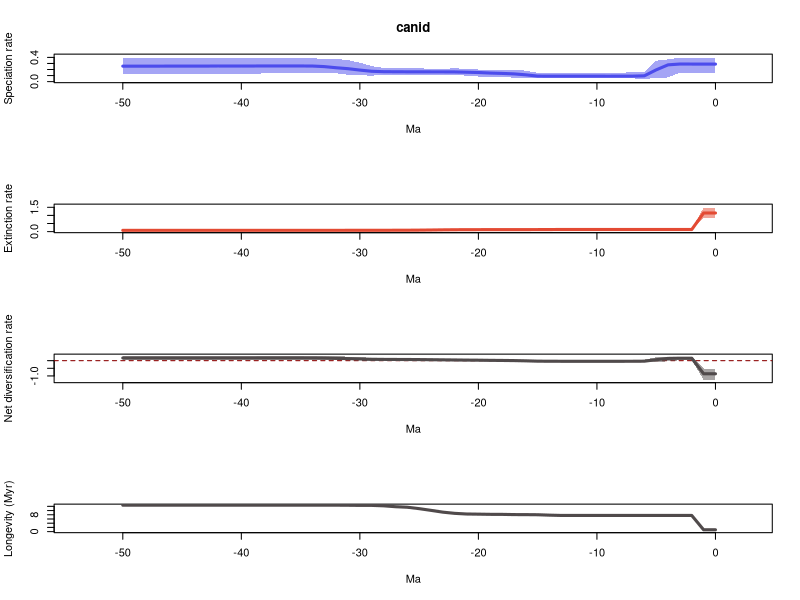

The R source for this figure:
# 1 files combined:
# 	/home/eeb177-student/Desktop/eeb-177/lab-work/exercise-9/pyrate_mcmc_logs/canid_occ_1_marginal_rates.log

# 95% HPDs calculated using code from Biopy (https://www.cs.auckland.ac.nz/~yhel002/biopy/)

pdf(file='/home/eeb177-student/Desktop/eeb-177/lab-work/exercise-9/pyrate_mcmc_logs/canid_occ_1_marginal_rates_RTT.pdf',width=0.6*9, height=16.8)
par(mfrow=c(4,1))
library(scales)
L_hpd_m95=c(0.149217271723, 0.149217271723,0.143904937853,0.149217271723,0.0684738740772,0.0630827708691,0.0408609415407,0.0552457270611,0.0552457270611,0.0552457270611,0.0552457270611,0.0552457270611,0.0552457270611,0.0552457270611,0.0552457270611,0.0552457270611,0.060191784927,0.0660061974798,0.0733499091232,0.0774802245655,0.0838067699044,0.0976739038255,0.112588625679,0.110787800158,0.110787800158,0.113780285928,0.112588625679,0.114217112474,0.112588625679,0.098584312872,0.105484275977,0.114217112474,0.138152795894,0.136280295908,0.138152795894,0.138152795894,0.138152795894,0.138152795894,0.138152795894,0.127675602701,0.127675602701,0.124136010544,0.124136010544,0.124136010544,0.124136010544,0.124136010544,0.124136010544,0.124136010544,0.124136010544,0.124136010544,0.124136010544)
L_hpd_M95=c(0.387815112635, 0.387815112635,0.387815112635,0.39694357605,0.3676142897,0.344442698999,0.16224618115,0.152364339338,0.149217271723,0.143904937853,0.143904937853,0.143904937853,0.143904937853,0.143904937853,0.140453346653,0.144080488177,0.182285069583,0.19043266472,0.19043266472,0.197795534206,0.199422273093,0.212434824024,0.219178074793,0.213384760027,0.213384760027,0.219178074793,0.219178074793,0.22524666707,0.22524666707,0.257207322889,0.311780503833,0.3566042458,0.37282531888,0.374423775022,0.386771188463,0.386771188463,0.386771188463,0.389536926976,0.389536926976,0.389536926976,0.389536926976,0.386771188463,0.386771188463,0.389536926976,0.389536926976,0.389536926976,0.389536926976,0.389536926976,0.389536926976,0.389536926976,0.389536926976)
M_hpd_m95=c(0.848722321855, 0.848722321855,0.0997048498629,0.0997048498629,0.0997048498629,0.0997048498629,0.0997048498629,0.0997048498629,0.0997048498629,0.0997048498629,0.0997048498629,0.0997048498629,0.0997048498629,0.0997048498629,0.100465864574,0.0989513142102,0.0989513142102,0.0989513142102,0.0876080619023,0.0894172168695,0.0876080619023,0.0791892085152,0.065116157811,0.0632831384328,0.055615139272,0.0479763356616,0.0484930020318,0.0479763356616,0.0452488444608,0.0455659298759,0.0452488444608,0.0452488444608,0.0479763356616,0.0479763356616,0.0479763356616,0.0479763356616,0.0479763356616,0.0479763356616,0.0479763356616,0.0479763356616,0.0479763356616,0.0479763356616,0.0479763356616,0.0479763356616,0.0479763356616,0.0479763356616,0.0479763356616,0.0479763356616,0.0479763356616,0.0479763356616,0.0479763356616)
M_hpd_M95=c(1.48223776761, 1.48223776761,0.161210405355,0.161210405355,0.161210405355,0.161210405355,0.161210405355,0.161210405355,0.161210405355,0.161210405355,0.161210405355,0.161210405355,0.161210405355,0.161210405355,0.161210405355,0.155436519444,0.153698144459,0.153698144459,0.148478884698,0.151641827368,0.153638815848,0.147358597887,0.148478884698,0.148478884698,0.14126780034,0.134231425961,0.129437565982,0.126617645835,0.117203181403,0.115444727446,0.115103924535,0.115103924535,0.115444727446,0.115444727446,0.115444727446,0.115444727446,0.115444727446,0.115444727446,0.115444727446,0.115444727446,0.115444727446,0.115444727446,0.115444727446,0.115444727446,0.115444727446,0.115444727446,0.115444727446,0.115444727446,0.115444727446,0.115444727446,0.115444727446)
R_hpd_m95=c(-1.2473469339, -1.2473469339,0.0328543986817,0.0328543986817,-0.0476142302109,-0.0782770619042,-0.0924218012571,-0.0924218012571,-0.0881839610838,-0.0867617979877,-0.0867617979877,-0.0867617979877,-0.0867617979877,-0.0867617979877,-0.0818680705552,-0.0818680705552,-0.0818680705552,-0.0598477524659,-0.0477242702864,-0.0513459744341,-0.0476142302109,-0.0212536655254,-0.0152414781136,0.00158840959115,0.00194549046666,0.00280607170954,-0.00279988176027,0.00194549046666,0.00280607170954,0.00280607170954,0.0115139690372,0.0121109824455,0.0423951308971,0.0620087508985,0.0601052602497,0.0601052602497,0.0601052602497,0.0601052602497,0.0601052602497,0.0555635610564,0.0555635610564,0.0555635610564,0.0555635610564,0.050967203173,0.050967203173,0.050967203173,0.050967203173,0.050967203173,0.050967203173,0.050967203173,0.050967203173)
R_hpd_M95=c(-0.518864513922, -0.518864513922,0.256209308533,0.259876896777,0.248205045655,0.218378350393,0.072167277793,0.0172872920183,0.0172872920183,0.0172872920183,0.0172872920183,0.0172872920183,0.0172872920183,0.0172872920183,0.0208854513812,0.023459163745,0.0541912264801,0.0720416056803,0.0720416056803,0.0720416056803,0.0936158862766,0.118407926047,0.128608815588,0.128608815588,0.128608815588,0.128608815588,0.128608815588,0.146400964554,0.146400964554,0.17934080071,0.233735000871,0.264861905575,0.297869895243,0.32443337772,0.32443337772,0.32443337772,0.32443337772,0.32443337772,0.32443337772,0.325770593928,0.325770593928,0.325770593928,0.325770593928,0.325770593928,0.325770593928,0.325770593928,0.325770593928,0.325770593928,0.325770593928,0.325770593928,0.325770593928)
L_mean=c(0.289323637604, 0.289323637604,0.289821959418,0.290487128723,0.276972704188,0.194190292869,0.0957285283429,0.0902478041855,0.0898327836253,0.0895227361853,0.089717957399,0.089717957399,0.089791548694,0.089761169762,0.0897067624195,0.0911517341036,0.112314527172,0.127777403163,0.13565465403,0.141487284323,0.15036683872,0.155255651452,0.160113926759,0.161151544067,0.161125273289,0.161464949545,0.161991116502,0.162801540512,0.164142766848,0.170686375467,0.190506052757,0.213631141921,0.22918083164,0.247935218447,0.257386242956,0.258267429393,0.258414619831,0.258144470732,0.258812031676,0.257773466956,0.257873059358,0.257358803456,0.257932520953,0.256279614758,0.256279614758,0.256642006038,0.256001081301,0.255622712605,0.255622712605,0.255622712605,0.255470659653)
M_mean=c(1.14827292659, 1.14827292659,0.130332523467,0.130332523467,0.130332523467,0.130332523467,0.130332523467,0.130332523467,0.130332523467,0.130332523467,0.130332523467,0.130332523467,0.130332523467,0.130208635839,0.127886636144,0.124809407867,0.124021424106,0.123676615017,0.122152316955,0.121848996333,0.120605726341,0.119548193893,0.115259753163,0.10819050803,0.0990747095304,0.0916920839776,0.0863465433355,0.0845382913653,0.0816028738307,0.0802786819119,0.0802795674758,0.0799019426551,0.0796573079379,0.0796573079379,0.0796573079379,0.0796573079379,0.0796573079379,0.0796573079379,0.0796573079379,0.0796573079379,0.0796573079379,0.0796573079379,0.0796573079379,0.0796573079379,0.0796573079379,0.0796573079379,0.0796573079379,0.0796573079379,0.0796573079379,0.0796573079379,0.0796573079379)
R_mean=c(-0.858949288985, -0.858949288985,0.159489435951,0.160154605257,0.146640180721,0.0638577694022,-0.0346039951236,-0.040084719281,-0.0404997398413,-0.0408097872812,-0.0406145660675,-0.0406145660675,-0.0405409747726,-0.0404474660771,-0.0381798737249,-0.0336576737633,-0.0117068969339,0.00410078814591,0.0135023370754,0.0196382879903,0.0297611123788,0.0357074575587,0.0448541735958,0.0529610360371,0.0620505637587,0.0697728655676,0.0756445731668,0.0782632491464,0.0825398930169,0.0904076935553,0.110226485281,0.133729199266,0.149523523702,0.168277910509,0.177728935018,0.178610121455,0.178757311893,0.178487162794,0.179154723738,0.178116159018,0.17821575142,0.177701495518,0.178275213015,0.17662230682,0.17662230682,0.1769846981,0.176343773363,0.175965404667,0.175965404667,0.175965404667,0.175813351715)
trans=0.5
age=(0:(51-1))* -1
plot(age,age,type = 'n', ylim = c(0, 0.436637933655), xlim = c(-53.55,2.55), ylab = 'Speciation rate', xlab = 'Ma',main='canid' )
polygon(c(age, rev(age)), c(L_hpd_M95, rev(L_hpd_m95)), col = alpha("#4c4cec",trans), border = NA)
lines(rev(age), rev(L_mean), col = "#4c4cec", lwd=3)
plot(age,age,type = 'n', ylim = c(0, 1.63046154437), xlim = c(-53.55,2.55), ylab = 'Extinction rate', xlab = 'Ma' )
polygon(c(age, rev(age)), c(M_hpd_M95, rev(M_hpd_m95)), col = alpha("#e34a33",trans), border = NA)
lines(rev(age), rev(M_mean), col = "#e34a33", lwd=3)
plot(age,age,type = 'n', ylim = c(-1.3720816273, 0.358347653321), xlim = c(-53.55,2.55), ylab = 'Net diversification rate', xlab = 'Ma' )
abline(h=0,lty=2,col="darkred")
polygon(c(age, rev(age)), c(R_hpd_M95, rev(R_hpd_m95)), col = alpha("#504A4B",trans), border = NA)
lines(rev(age), rev(R_mean), col = "#504A4B", lwd=3)
plot(age,age,type = 'n', ylim = c(0, max(1/M_mean)), xlim = c(-53.55,2.55), ylab = 'Longevity (Myr)', xlab = 'Ma' )
lines(rev(age), rev(1/M_mean), col = "#504A4B", lwd=3)
n <- dev.off()